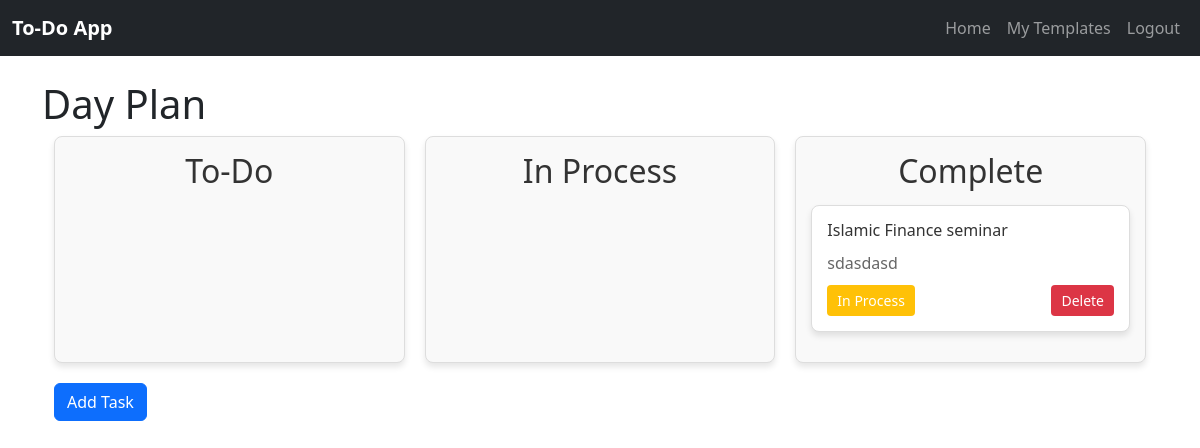
Page /my_template/5 (signed in) on the committed database.
### app/models.py (models this page shows)
class Template(db.Model):
    __tablename__ = 'template'
    id: MappedColumn[int] = mapped_column(Integer, primary_key=True)
    user_id: MappedColumn[int] = mapped_column(Integer, ForeignKey('user.id'))
    name: MappedColumn[str] = mapped_column(String(30))
    description: MappedColumn[str] = mapped_column(String(200))
    task_count: MappedColumn[Optional[int]] = mapped_column(Integer, default=0)
    user = relationship('User', back_populates='template')
    task = relationship('Task', back_populates='template', cascade="all, delete-orphan")

class Task(db.Model):
    __tablename__ = 'task'
    id: MappedColumn[int] = mapped_column(Integer, primary_key=True)
    template_id: MappedColumn[int] = mapped_column(Integer, ForeignKey('template.id'))
    name: MappedColumn[str] = mapped_column(String(100))
    description: MappedColumn[str] = mapped_column(String(200))
    start_date: MappedColumn[datetime] = mapped_column(DateTime, default=datetime.now)
    end_date: MappedColumn[Optional[datetime]] = mapped_column(DateTime)
    status: MappedColumn[Optional[int]] = mapped_column(Integer, default=0)
    template = relationship('Template', back_populates='task')

### app/routes.py (the view)
    @app.route('/my_template/<int:template_id>', methods=['GET', 'POST'])
    def my_template(template_id):
        tasks = get_all_rows_by_attribute(Task, "template_id", template_id)
        template = get_row_by_attribute(Template, "id", template_id)
        return render_template("my-template.html",
                               tasks=tasks,
                               template=template,)

### app/__init__.py (called while the page is built)
def create_app():
    app = Flask(__name__)
    login_manager = LoginManager()
    login_manager.init_app(app)
    @login_manager.user_loader
    def load_user(user_id):
        from app.models import User
        return User.query.get(int(user_id))
    app.config.from_object('app.config.Config')
    db.init_app(app)
    migrate = Migrate(app, db)
    migrate.init_app(app, db)
    Bootstrap(app)
    from app.routes import register_routes
    register_routes(app)
    return app

### app/routes.py (called while the page is built)
def get_all_rows_by_attribute(table, attribute, value):
    table_list = db.session.execute(db.select(table).where(getattr(table, attribute) == value)).scalars().all()
    return table_list

def get_row_by_attribute(table, attribute, value):
    return db.session.execute(db.select(table).where(getattr(table, attribute) == value)).scalar()

### app/templates/my-template.html (shortened to what this page needs)
{% from 'bootstrap5/form.html' import render_form %}
{% extends 'base.html' %}
{% block css %}
<link href="{{ url_for('static', filename='template.css') }}" rel="stylesheet">
{% endblock %}
{% block content %}
    <h1>{{ template.name }}</h1>
    <div class="container">
        <div class="todo-columns">
            <div class="column">
                <h2>To-Do</h2>
            </div>
            <div class="column">
                <h2>In Process</h2>
            </div>
            <div class="column">
                <h2>Complete</h2>
                {% for task in tasks %}
                    {% if task.status == 2 %}
                        <div class="todo-card">
                            <h3>{{ task.name }}</h3>
                            <p>{{ task.description }}</p>
                            <form class="actions" method="POST" action="{{ url_for('task_action', template_id=template.id, task_id=task.id) }}">
                                <button class="process-btn" name="action" value="in-process">In Process</button>
                                <button class="delete-btn" name="action" value="delete">Delete</button>
                            </form>
                        </div>
                    {% endif %}
                {% endfor %}
            </div>
        </div>
        <div style="padding-top: 20px">
            <a class="btn btn-primary" href="{{ url_for('add_task', template_id=template.id) }}">Add Task</a>
        </div>
    </div>
{% endblock %}

### app/static/base.css (style rules this page uses)
body { font-family: 'Roboto', sans-serif; background-color: #f8f9fa; margin: 0; padding: 0; }
.container { max-width: 1200px; }

### app/static/template.css (style rules this page uses)
.todo-columns { display: flex; gap: 20px; }
.column { flex: 1; background-color: #f9f9f9; border: 1px solid #ddd; border-radius: 8px; padding: 15px; box-shadow: 0 4px 6px rgba(0, 0, 0, 0.1); }
.column h2 { text-align: center; margin-bottom: 15px; color: #333; }
.todo-card { background-color: #fff; border: 1px solid #ddd; border-radius: 8px; padding: 15px; margin-bottom: 15px; box-shadow: 0 4px 6px rgba(0, 0, 0, 0.1); }
.todo-card h3 { margin: 0 0 10px 0; font-size: 16px; color: #333; }
.todo-card p { margin: 0 0 10px 0; color: #666; }
.todo-card .actions { display: flex; justify-content: space-between; }
.todo-card button { padding: 5px 10px; border: none; border-radius: 4px; cursor: pointer; font-size: 14px; }
.todo-card .process-btn { background-color: #ffc107; color: white; }
.todo-card .delete-btn { background-color: #dc3545; color: white; }

### rows in the picture
Template: name "Day Plan"
Task: name "Islamic Finance seminar", description "sdasdasd"
